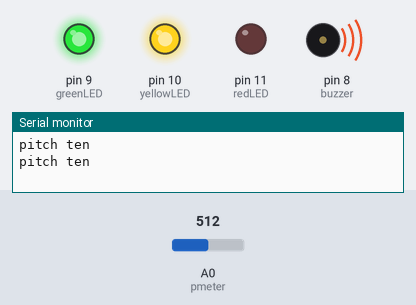
The sketch below on a simulated Arduino Uno, built with avr-gcc and run on an emulated ATmega328P. On the bench: output pins drawn as LEDs (lit = HIGH), buzzer (waves = sounding), the last lines printed to the serial monitor. The inputs (shaded band) are chosen by the test bench; at power-on: A0 (pmeter) = 512.

Above: at 1.8 s.
1.9 s: A0 (pmeter) set to 594
6.0 s: A0 (pmeter) set to 613
At 6.8 s:
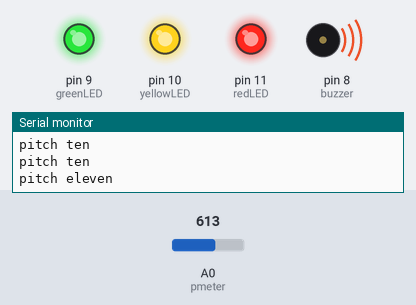
9.5 s: A0 (pmeter) set to 140
At 10.8 s:
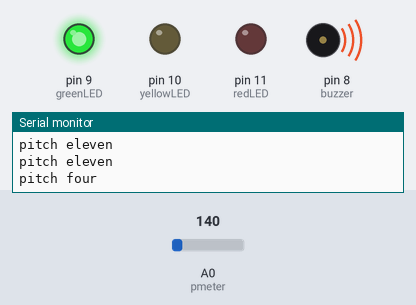
13.5 s: A0 (pmeter) set to 238
At 14.8 s:
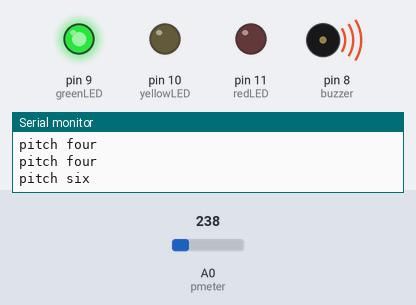
17.0 s: A0 (pmeter) set to 261
At 17.8 s:
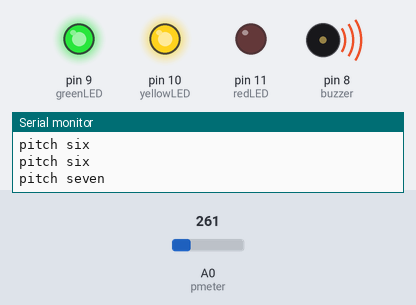
20.5 s: A0 (pmeter) set to 122
At 21.8 s:
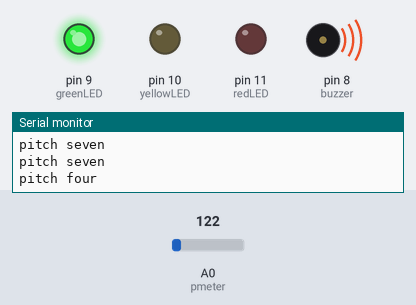
Timing chart, 0 to 23.5 s (numbered marks = the images above; inputs shaded):
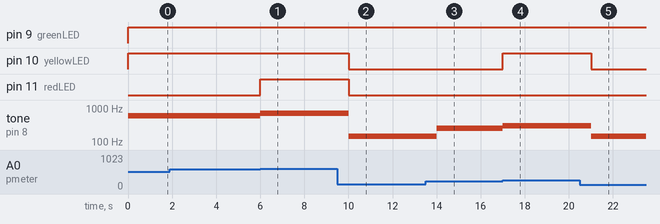

The sketch:

my_project_one1__2_.ino
```cpp
// C++ code
int pmeter = A0;
int buzzer = 8;
int greenLED = 9;
int yellowLED = 10;
int redLED = 11;
String mgs1 = "Pitch too high";
String mgs2 = "pitch two";
String mgs3 = "pitch three";
String mgs4 = "pitch four";
String mgs5 = "pitch five";
String mgs6 = "pitch six";
String mgs7 = "pitch seven";
String mgs8 = "pitch eight";
String mgs9 = "pitch nine";
String mgs10 = "pitch ten";
String mgs11 = "pitch eleven";
String mgs12 = "pitch twelve";
String mgs13 = "pitch thirteen";

void setup()
{
  pinMode(pmeter, INPUT);
  pinMode(buzzer, OUTPUT);
  pinMode(greenLED, OUTPUT);
  pinMode(yellowLED, OUTPUT);
  pinMode(redLED, OUTPUT);
  Serial.begin(9600);
}

void loop()
{
  int calc = analogRead(pmeter);
  if (calc <= 50){
    tone(buzzer, 50);
    Serial.println(mgs2);
    digitalWrite(greenLED, HIGH);
    digitalWrite(yellowLED, LOW);
    digitalWrite(redLED, LOW);
    delay(1000);
    noTone(buzzer);
  }
  else if( calc <= 100){
    tone(buzzer, 100);
    Serial.println(mgs3);
    digitalWrite(greenLED, HIGH);
    digitalWrite(yellowLED, LOW);
    digitalWrite(redLED, LOW);
    delay(1000);
    noTone(buzzer);
  }
  else if (calc <= 150){
    tone(buzzer, 150);
    Serial.println(mgs4);
    digitalWrite(greenLED, HIGH);
    digitalWrite(yellowLED, LOW);
    digitalWrite(redLED, LOW);
    delay(1000);
    noTone(buzzer);
  }
  else if (calc <= 200){
    tone(buzzer, 200);
    Serial.println(mgs5);
    digitalWrite(greenLED, HIGH);
    digitalWrite(yellowLED, LOW);
    digitalWrite(redLED, LOW);
    delay(1000);
    noTone(buzzer);
  }
  else if (calc <= 250){
    tone(buzzer, 250);
    Serial.println(mgs6);
    digitalWrite(greenLED, HIGH);
    digitalWrite(yellowLED, LOW);
    digitalWrite(redLED, LOW);
    delay(1000);
    noTone(buzzer);
  }
  else if (calc <= 300){
    tone(buzzer, 300);
    Serial.println(mgs7);
    digitalWrite(greenLED, HIGH);
    digitalWrite(yellowLED, HIGH);
    digitalWrite(redLED, LOW);
    delay(1000);
    noTone(buzzer);
  }
  else if (calc <= 400){
    tone(buzzer, 400);
    Serial.println(mgs8);
    digitalWrite(greenLED, HIGH);
    digitalWrite(yellowLED, HIGH);
    digitalWrite(redLED, LOW);
    delay(1000);
    noTone(buzzer);
  }
  else if (calc <= 500){
    tone(buzzer, 500);
    Serial.println(mgs9);
    digitalWrite(greenLED, HIGH);
    digitalWrite(yellowLED, HIGH);
    digitalWrite(redLED, LOW);
    delay(1000);
    noTone(buzzer);
  }
  else if (calc <= 600){
    tone(buzzer, 600);
    Serial.println(mgs10);
    digitalWrite(greenLED, HIGH);
    digitalWrite(yellowLED, HIGH);
    digitalWrite(redLED, LOW);
    delay(1000);
    noTone(buzzer);
  }
  else if (calc <= 700){
    tone(buzzer, 700);
    Serial.println(mgs11);
    digitalWrite(greenLED, HIGH);
    digitalWrite(yellowLED, HIGH);
    digitalWrite(redLED, HIGH);
    delay(1000);
    noTone(buzzer);
  }
  else if (calc <= 800){
    tone(buzzer, 800);
    Serial.println(mgs12);
    digitalWrite(greenLED, HIGH);
    digitalWrite(yellowLED, HIGH);
    digitalWrite(redLED, HIGH);
    delay(1000);
    noTone(buzzer);
  }
  else if (calc <= 900){
    tone(buzzer, 900);
    Serial.println(mgs13);
    digitalWrite(greenLED, HIGH);
    digitalWrite(yellowLED, HIGH);
    digitalWrite(redLED, HIGH);
    delay(1000);
    noTone(buzzer);
  }
  else {
    Serial.println(mgs1);
  }
}
  /*delay(100);

}*/
```

Measured:
- the behaviour switches between 600 and 601 on A0 (pmeter) (found by bisection; images 0 and 1)
- the behaviour switches between 250 and 251 on A0 (pmeter) (found by bisection; images 3 and 4)
- after the input at 6.0 s, pin 11 (redLED): LOW → HIGH at once; tone on pin 8 (buzzer): 600 Hz → 700 Hz at once
- after the input at 9.5 s, pin 10 (yellowLED), pin 11 (redLED): HIGH → LOW after 0.50 s; tone on pin 8 (buzzer): 700 Hz → 150 Hz after 0.50 s
- after the input at 13.5 s, tone on pin 8 (buzzer): 150 Hz → 250 Hz after 0.50 s
- after the input at 17.0 s, pin 10 (yellowLED): LOW → HIGH at once; tone on pin 8 (buzzer): 250 Hz → 300 Hz at once
- after the input at 20.5 s, pin 10 (yellowLED): HIGH → LOW after 0.51 s; tone on pin 8 (buzzer): 300 Hz → 150 Hz after 0.51 s
